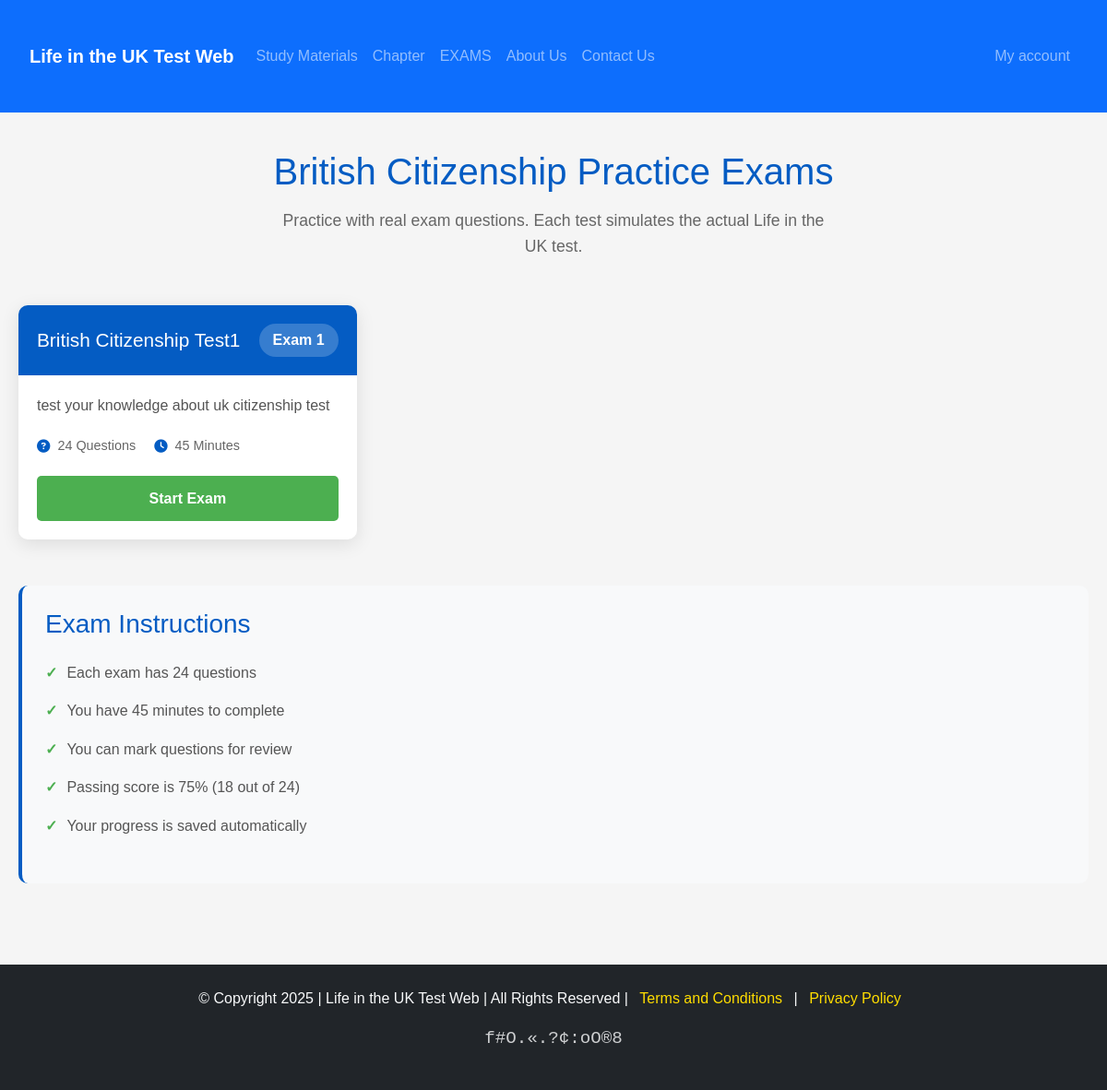
Page /page/exams/ on the committed database.
### QtestApp/models.py (models this page shows, shortened)
class Exam(models.Model):
    title = models.CharField(max_length=200,blank=True, null=True)
    description = models.TextField(blank=True, null=True)
    time_limit_minutes = models.IntegerField(default=45,blank=True, null=True)
    total_questions = models.IntegerField(default=24,blank=True, null=True)
    is_published = models.BooleanField(default=True)
    created_at = models.DateTimeField(auto_now_add=True,blank=True, null=True)
    order = models.IntegerField(default=0,blank=True, null=True)  # For ordering exams
    class Meta:
        ordering = ['order', 'created_at']

### QtestApp/views.py (the view)
# urls.py: path('exams/', views.exam_list, name='exam_list'),
def exam_list(request):
    exams = Exam.objects.filter(is_published=True)
    return render(request, 'exams_list.html', {'exams': exams})

### template/exams_list.html (shortened to what this page needs)
{% extends 'base.html' %}
{% load static %}
{% block content %}
<div class="exams-page">
    <div class="header-section">
        <h1>British Citizenship Practice Exams</h1>
        <p class="subtitle">
            Practice with real exam questions. Each test simulates the actual Life in the UK test.
        </p>
    </div>
    <div class="exams-grid">
        {% for exam in exams %}
        <div class="exam-card">
            <div class="exam-header">
                <h3>{{ exam.title }}</h3>
                <span class="exam-number">Exam {{ forloop.counter }}</span>
            </div>
            <div class="exam-details">
                <p>{{ exam.description|default:"Full practice test based on official questions" }}</p>
                <div class="exam-stats">
                    <span class="stat">
                        <i class="fas fa-question-circle"></i>
                        {{ exam.total_questions }} Questions
                    </span>
                    <span class="stat">
                        <i class="fas fa-clock"></i>
                        {{ exam.time_limit_minutes }} Minutes
                    </span>
                </div>
            </div>
            <div class="exam-footer">
                <a href="{% url 'take_exam' exam.id %}" class="start-exam-btn">
                    Start Exam
                </a>
            </div>
        </div>
        {% endfor %}
    </div>
    <div class="instructions-box">
        <h3>Exam Instructions</h3>
        <ul>
            <li>Each exam has {{ exams.first.total_questions|default:24 }} questions</li>
            <li>You have {{ exams.first.time_limit_minutes|default:45 }} minutes to complete</li>
            <li>You can mark questions for review</li>
            <li>Passing score is 75% (18 out of 24)</li>
            <li>Your progress is saved automatically</li>
        </ul>
    </div>
</div>
{% endblock %}

### static/home.css (style rules this page uses)
* { margin: 0; padding: 0; box-sizing: border-box; }
body { font-family: Arial, sans-serif; line-height: 1.6; color: #333; background-color: #f5f5f5; }

### template/exams_list.html (style rules this page uses)
.exams-page { max-width: 1200px; margin: 0 auto; padding: 40px 20px; }
.header-section { text-align: center; margin-bottom: 50px; }
.header-section h1 { color: #045cc3; font-size: 2.5rem; margin-bottom: 15px; }
.subtitle { font-size: 1.1rem; color: #666; max-width: 600px; margin: 0 auto; }
.exams-grid { display: grid; grid-template-columns: repeat(auto-fill, minmax(350px, 1fr)); gap: 30px; margin-bottom: 50px; }
.exam-card { background: white; border-radius: 10px; box-shadow: 0 5px 20px rgba(0,0,0,0.1); overflow: hidden; transition: transform 0.3s ease; }
.exam-header { background: #045cc3; color: white; padding: 20px; display: flex; justify-content: space-between; align-items: center; }
.exam-header h3 { margin: 0; font-size: 1.3rem; }
.exam-number { background: rgba(255,255,255,0.2); padding: 5px 15px; border-radius: 20px; font-weight: bold; }
.exam-details { padding: 20px; }
.exam-details p { color: #555; line-height: 1.6; margin-bottom: 20px; }
.exam-stats { display: flex; gap: 20px; margin-top: 15px; }
.stat { display: flex; align-items: center; gap: 8px; color: #666; font-size: 0.9rem; }
.stat i { color: #045cc3; }
.exam-footer { padding: 0 20px 20px 20px; display: flex; gap: 10px; }
.start-exam-btn, .resume-btn { flex: 1; padding: 12px; text-align: center; border-radius: 5px; text-decoration: none; font-weight: bold; transition: all 0.3s ease; }
.start-exam-btn { background: #4CAF50; color: white; }
.instructions-box { background: #f8f9fa; border-radius: 10px; padding: 25px; border-left: 4px solid #045cc3; }
.instructions-box h3 { color: #045cc3; margin-bottom: 15px; }
.instructions-box ul { list-style: none; padding: 0; }
.instructions-box li { padding: 8px 0; color: #555; display: flex; align-items: center; }
.instructions-box li:before { content: "✓"; color: #4CAF50; margin-right: 10px; font-weight: bold; }

### rows in the picture
Exam: title "British Citizenship Test1", description "test your knowledge about uk citizenship test", total_questions "24", time_limit_minutes "45", first.total_questions "24", first.time_limit_minutes "45"
